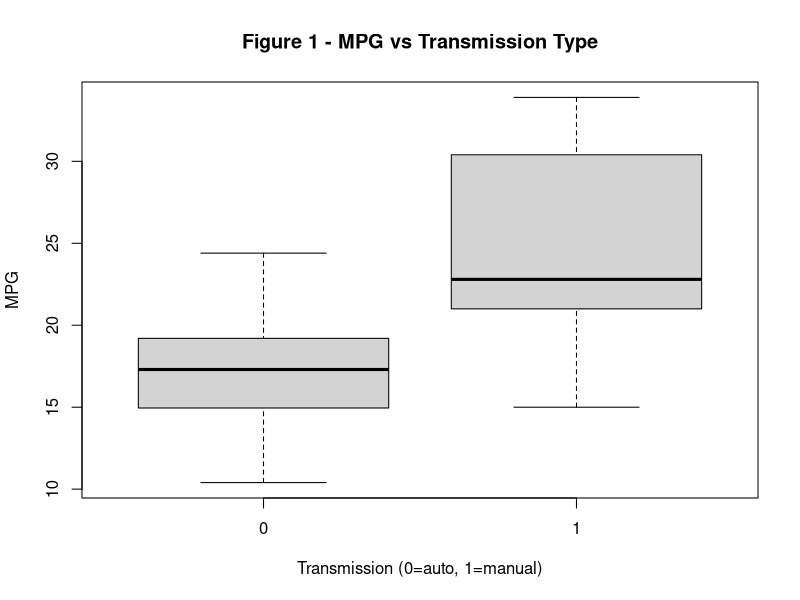
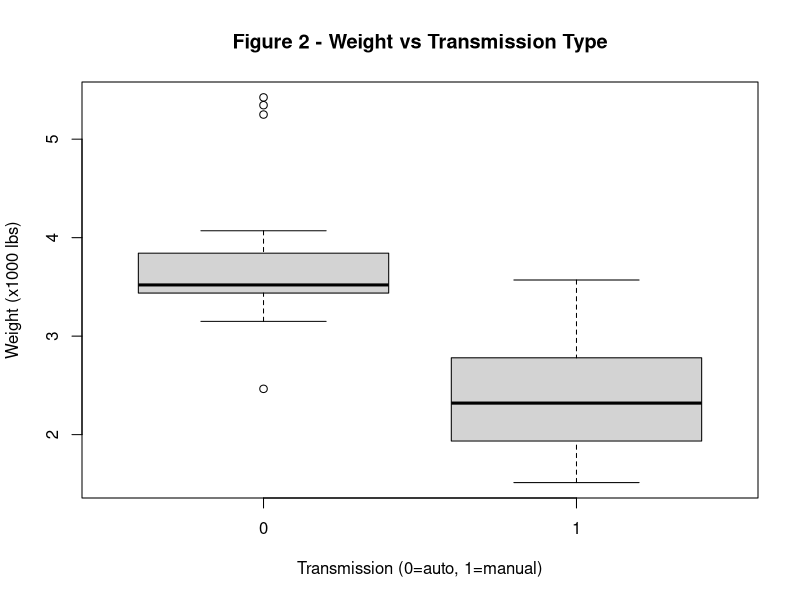
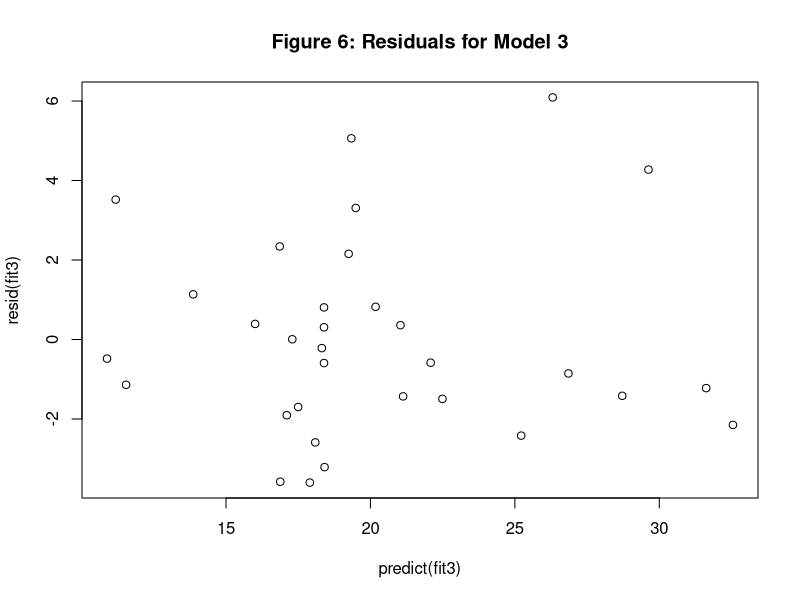

Generate these figures, in order, with R:
## ---- chunk 1
# First some exploratory analysis of the data with some simple box plots.
data(mtcars)
boxplot(mpg ~ am, data=mtcars, main='Figure 1 - MPG vs Transmission Type', xlab='Transmission (0=auto, 1=manual)', ylab='MPG')
# The box plots show a very clear distinction between automatic and manual transmissions. Auto has a substantially lower mean and narrower variance than manual.
## ---- chunk 2
# Now consider if there are confounding variables that could influence the comparison. For example, perhaps the data in the dataset for cars with automatic transmissions comes from cars that are much heavier than those with manual transmissions. In earlier work we found that weight had a significant impact on mileage. So we take a look at mileage versus weight.

boxplot(wt ~ am, data=mtcars, main='Figure 2 - Weight vs Transmission Type', xlab='Transmission (0=auto, 1=manual)', ylab='Weight (x1000 lbs)')

# Indeed. We see that the data for automatic transmission mileage comes from cars that are predominantly heavier than those with manual transmission. The mean weight of cars with automatic transmission is `r round(mean(mtcars$wt[mtcars$am==0]), 2)` thousand pounds while the mean weight of manual transmission cars is `r round(mean(mtcars$wt[mtcars$am==1]), 2)` thousand pounds.


# This observation raises the question, does the extra weight of cars equipped with automatic transmissions come from the transmission or from something else such as a bigger engine. We have insufficient data to answer that question. But for modeling purposes we may want to include an interaction variable between am and wt in the regression model.
## ---- chunk 3
# Exploratory data analysis identified a set of variables that makes sense to include in a linear regression model of mileage versus transmission type. Now fit three models to demonstrate the improvement of adding wt and a am:wt interaction variable.

fit1 <- lm(mtcars$mpg ~ mtcars$am)
fit2 <- lm(mtcars$mpg ~ mtcars$am + mtcars$wt)
fit3 <- lm(mtcars$mpg ~ mtcars$am + mtcars$wt + I(mtcars$am * mtcars$wt))
## ---- chunk 4
summary(fit1)$coef

# The intercept predicts 17.15 mpg for cars with automatic transmissions since am == 0 at that point. And that is in fact the mean mpg for cars with automatic transmissions. The slope coefficient predicts a 7.24 mpg increase for moving to manual transmission. This is as expected since 17.15 + 7.24 = 24.39 which is the mean mpg for cars with manual transmissions. Both are significant since p-values are very small (much less than 0.05).
## ---- chunk 5
summary(fit1)$r.squared
## ---- chunk 6
summary(fit2)$coef

# Adjusted for weight our coefficients change dramatically. Now we see an intercept of 37.32 which would correspond to the mpg of a car with automatic transmission and zero weight, hence not very meaningful. Of greater interest is that when adjusted for weight the transmission type has virtually no effect on mpg. And in fact it is not significant, with a p-value of 0.988 which would indicate any effect of transmission type is almost certainly due entirely to chance.
## ---- chunk 7
summary(fit2)$r.squared
## ---- chunk 8
summary(fit3)$coef

# It is weight that is important. The weight coefficient predicts a -5.35 mpg decrease for every 1000 pound weight increase. And it is significant, with a p-value of 1.87e-07.
## ---- chunk 9
summary(fit3)$r.squared
## ---- chunk 10
#Model 3 is the meaningful model so its residuals are explored.

plot(predict(fit3), resid(fit3), main='Figure 6: Residuals for Model 3')

# Residuals seem kind of large in the plot.
## ---- chunk 11
sort(hatvalues(fit3), decreasing=TRUE)[1:10]
## ---- chunk 12
sort(hatvalues(fit3))[1:10]

# The hatvalues are kind of medium in magnitude but the largest is only 7 times the smallest.
## ---- chunk 13
sort(dfbetas(fit3), decreasing=TRUE)[1:10]

# No points in model 3 have particularly large influence. The hatvalues are all small and dfbetas indicate there is little change in coefficient values for any points that are omitted.
